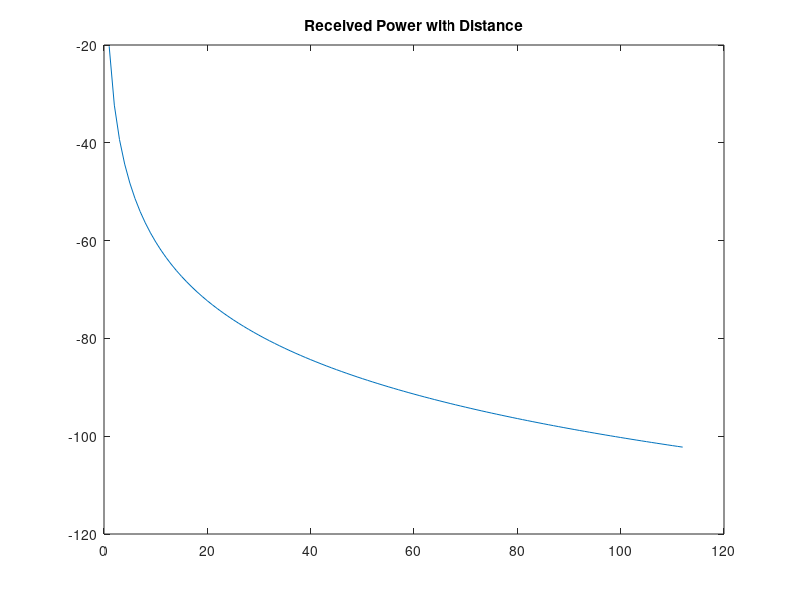

Source code (MATLAB): (Note: this script raises an error after producing the figure.)
% Authored by Sai Machiraju
% FMCW Radar Design

R = 0:1:112;
% 18 dBm
Ps = 0.001 * 10^(18 / 10);

lambda = 3E8 / 2.4E9;
% D = 83 mm
D = 0.083;
% Gain (non-dBi): (pi * D / lambda)^2
G = (pi * D / lambda) ^ 2;

rcs = 1; % 1 m^2

Pe = (Ps * G^2 * lambda^2 * rcs) ./ (R .^ 4 * (4 * pi)^3);
P_signal_dBm = 10 * log10(Pe / 0.001);

figure(1);
plot(R, P_signal_dBm);
title("Received Power with Distance");
subtitle("1 m^{2} RCS");
xlabel("Range (m)");
ylabel("Received Power (dBm)");

% PA + Mixer Conversion Loss
P_signal_mixer_output = P_signal_dBm + 21 - 6.79;

P_watts = 0.001 * 10 .^ (P_signal_mixer_output / 10);

figure(2);
% System has 50 ohm impedance
plot(R, sqrt(P_watts * 50));
title("RMS AC Voltage at Amplifier Input");
xlabel("Range (m)");
ylabel("AC RMS Voltage (dBV)");
